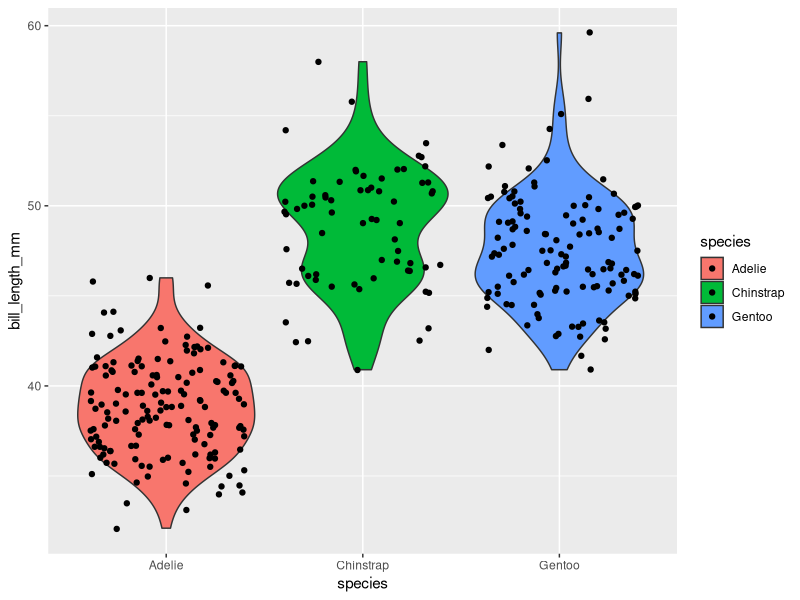
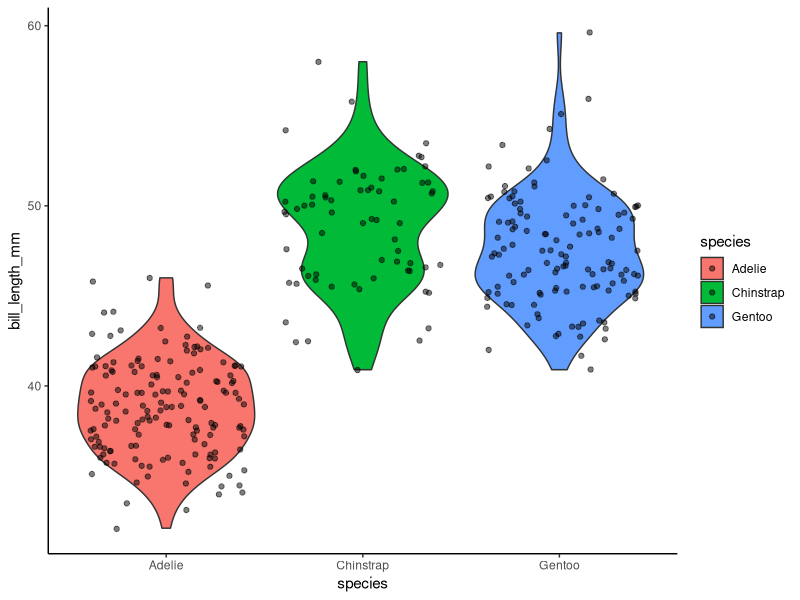

These charts were generated, in order, by the following R code:

            library(ggplot2)
            library(palmerpenguins)
            built_answer <- tryCatch(
                {
                    set.seed(42)
                    ggplot(penguins, aes(x = species, y = bill_length_mm, fill = species)) + geom_violin() + geom_jitter()
                    suppressWarnings(
                        if (!file.exists("/sandbox/figures/bill-length_species_violin_jitter_overlay_answer.png")) {
                            ggsave(
                                width = 3,
                                height = 3,
                                "/sandbox/figures/bill-length_species_violin_jitter_overlay_answer.png"
                            )
                        }
                    )
                    suppressWarnings(
                        ggplot_build(last_plot())
                    )
                },
                error = function(e) {
                    'ERROR'
                }
            )
            built_submission <- tryCatch(
                {
                    set.seed(42)
                    ggplot(penguins, aes(x = species, y = bill_length_mm, fill = species)) +
  geom_violin() +
  geom_jitter(alpha = 0.5) +
  theme_classic()
                    suppressWarnings(
                        ggsave(
                            width = 3,
                            height = 3,
                            "figures/bill-length_species_violin_jitter_overlay_submission_llama.png"
                        )
                    )
                    suppressWarnings(
                        ggplot_build(last_plot())
                    )
                },
                error = function(e) {
                    'ERROR'
                }
            )
            cat(isTRUE(all.equal(built_answer, built_submission)))
        
